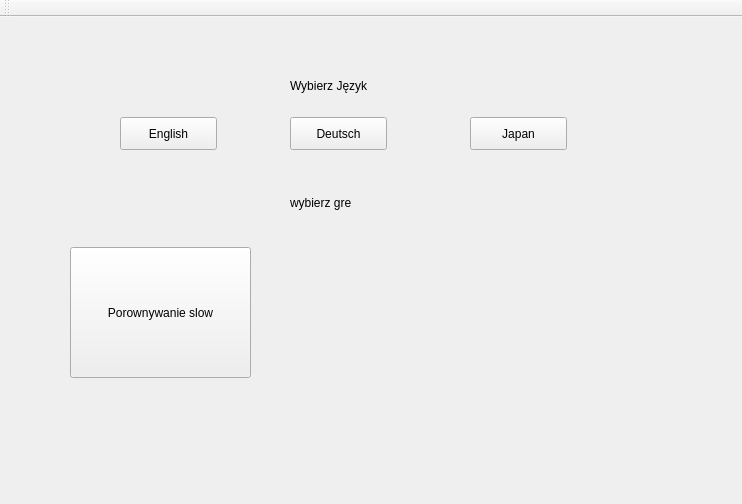
<?xml version="1.0" encoding="UTF-8"?>
<ui version="4.0">
 <class>MainWindow</class>
 <widget class="QMainWindow" name="MainWindow">
  <property name="geometry">
   <rect>
    <x>0</x>
    <y>0</y>
    <width>742</width>
    <height>504</height>
   </rect>
  </property>
  <property name="windowTitle">
   <string>MainWindow</string>
  </property>
  <widget class="QWidget" name="centralWidget">
   <widget class="QStackedWidget" name="stackedWidget">
    <property name="geometry">
     <rect>
      <x>60</x>
      <y>40</y>
      <width>591</width>
      <height>381</height>
     </rect>
    </property>
    <property name="styleSheet">
     <string notr="true"/>
    </property>
    <property name="currentIndex">
     <number>0</number>
    </property>
    <widget class="QWidget" name="page_3">
     <widget class="QPushButton" name="CheckWord">
      <property name="geometry">
       <rect>
        <x>10</x>
        <y>190</y>
        <width>181</width>
        <height>131</height>
       </rect>
      </property>
      <property name="text">
       <string>Porownywanie slow</string>
      </property>
     </widget>
     <widget class="QLabel" name="label">
      <property name="geometry">
       <rect>
        <x>230</x>
        <y>120</y>
        <width>121</width>
        <height>51</height>
       </rect>
      </property>
      <property name="text">
       <string>wybierz gre</string>
      </property>
     </widget>
     <widget class="QPushButton" name="EnglishBt">
      <property name="geometry">
       <rect>
        <x>60</x>
        <y>60</y>
        <width>97</width>
        <height>33</height>
       </rect>
      </property>
      <property name="text">
       <string>English</string>
      </property>
     </widget>
     <widget class="QPushButton" name="DeutschBt">
      <property name="geometry">
       <rect>
        <x>230</x>
        <y>60</y>
        <width>97</width>
        <height>33</height>
       </rect>
      </property>
      <property name="text">
       <string>Deutsch</string>
      </property>
     </widget>
     <widget class="QPushButton" name="JapanBt">
      <property name="geometry">
       <rect>
        <x>410</x>
        <y>60</y>
        <width>97</width>
        <height>33</height>
       </rect>
      </property>
      <property name="text">
       <string>Japan</string>
      </property>
     </widget>
     <widget class="QLabel" name="label_2">
      <property name="geometry">
       <rect>
        <x>230</x>
        <y>20</y>
        <width>121</width>
        <height>17</height>
       </rect>
      </property>
      <property name="text">
       <string>Wybierz Język</string>
      </property>
     </widget>
    </widget>
    <widget class="QWidget" name="page_4">
     <widget class="QPushButton" name="pbCheck">
      <property name="geometry">
       <rect>
        <x>340</x>
        <y>210</y>
        <width>201</width>
        <height>141</height>
       </rect>
      </property>
      <property name="text">
       <string>Check</string>
      </property>
     </widget>
     <widget class="QPushButton" name="pbAnswer">
      <property name="geometry">
       <rect>
        <x>70</x>
        <y>210</y>
        <width>151</width>
        <height>131</height>
       </rect>
      </property>
      <property name="text">
       <string>???</string>
      </property>
     </widget>
     <widget class="QPushButton" name="pbRandom">
      <property name="geometry">
       <rect>
        <x>100</x>
        <y>150</y>
        <width>97</width>
        <height>33</height>
       </rect>
      </property>
      <property name="text">
       <string>Random word</string>
      </property>
     </widget>
     <widget class="QLineEdit" name="text1">
      <property name="geometry">
       <rect>
        <x>90</x>
        <y>90</y>
        <width>113</width>
        <height>31</height>
       </rect>
      </property>
     </widget>
     <widget class="QLineEdit" name="text2">
      <property name="geometry">
       <rect>
        <x>380</x>
        <y>90</y>
        <width>113</width>
        <height>31</height>
       </rect>
      </property>
     </widget>
     <widget class="QPushButton" name="MainMenu">
      <property name="geometry">
       <rect>
        <x>10</x>
        <y>0</y>
        <width>97</width>
        <height>33</height>
       </rect>
      </property>
      <property name="text">
       <string>Main Menu</string>
      </property>
     </widget>
    </widget>
   </widget>
  </widget>
  <widget class="QToolBar" name="mainToolBar">
   <attribute name="toolBarArea">
    <enum>TopToolBarArea</enum>
   </attribute>
   <attribute name="toolBarBreak">
    <bool>false</bool>
   </attribute>
  </widget>
  <widget class="QMenuBar" name="menuBar">
   <property name="geometry">
    <rect>
     <x>0</x>
     <y>0</y>
     <width>742</width>
     <height>29</height>
    </rect>
   </property>
  </widget>
 </widget>
 <layoutdefault spacing="6" margin="11"/>
 <resources/>
 <connections/>
</ui>
